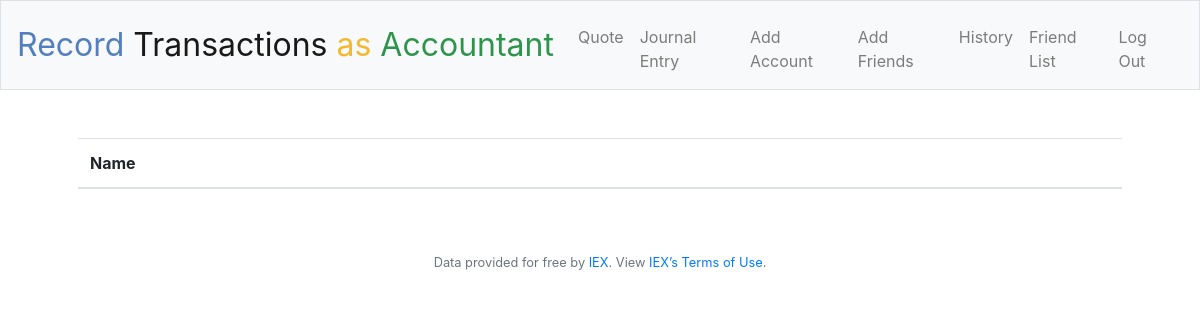
/friend_list (signed in), run on an earlier commit of the app's database.
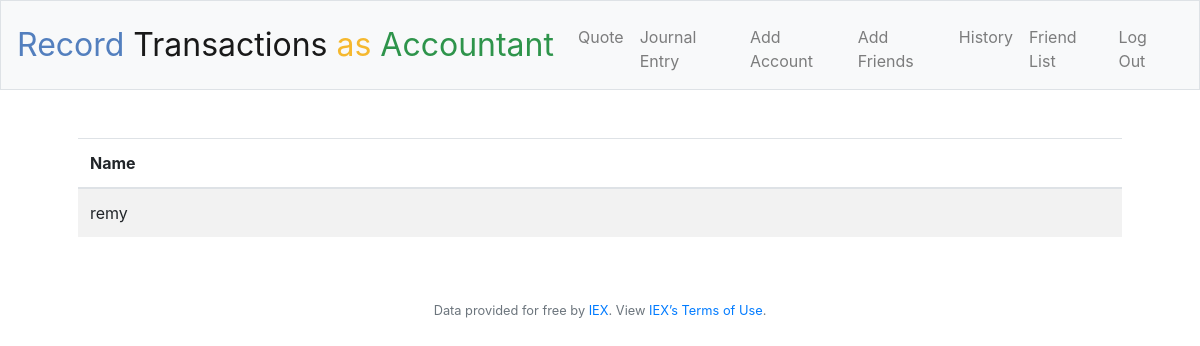
And on a later commit of the database.
### tables this page shows
CREATE TABLE friends (
   id INTEGER PRIMARY KEY AUTOINCREMENT NOT NULL,
   user_id INTEGER NOT NULL,
   username TEXT NOT NULL,
   FOREIGN KEY(user_id) REFERENCES users(id)
);

### application.py (the view)
@app.route("/friend_list")
@login_required
def friend_list():
    friends = db.execute("""
        SELECT username
        FROM friends
        WHERE user_id =:user_id
    """, user_id=session["user_id"])
    return render_template("friend_list.html", friends=friends)

### application.py (called while the page is built)
@app.after_request
def after_request(response):
    response.headers["Cache-Control"] = "no-cache, no-store, must-revalidate"
    response.headers["Expires"] = 0
    response.headers["Pragma"] = "no-cache"
    return response

### helpers.py (called while the page is built)
def login_required(f):
    @wraps(f)
    def decorated_function(*args, **kwargs):
        if session.get("user_id") is None:
            return redirect("/login")
        return f(*args, **kwargs)
    return decorated_function

### templates/friend_list.html (shortened to what this page needs)
{% extends "layout.html" %}
{% block main %}
    <table class="table table-striped">
        <thead>
            <tr>
                <th>Name</th>
             </tr>
        </thead>
        <tbody>
            {% for friend in friends %}
            <tr>
                <td>{{friend["username"]}}</td>
            </tr>
            {% endfor %}
        </tbody>
    </table>
{% endblock %}

What changed in the data, as far as the page shows it:
added friends: username "remy"
